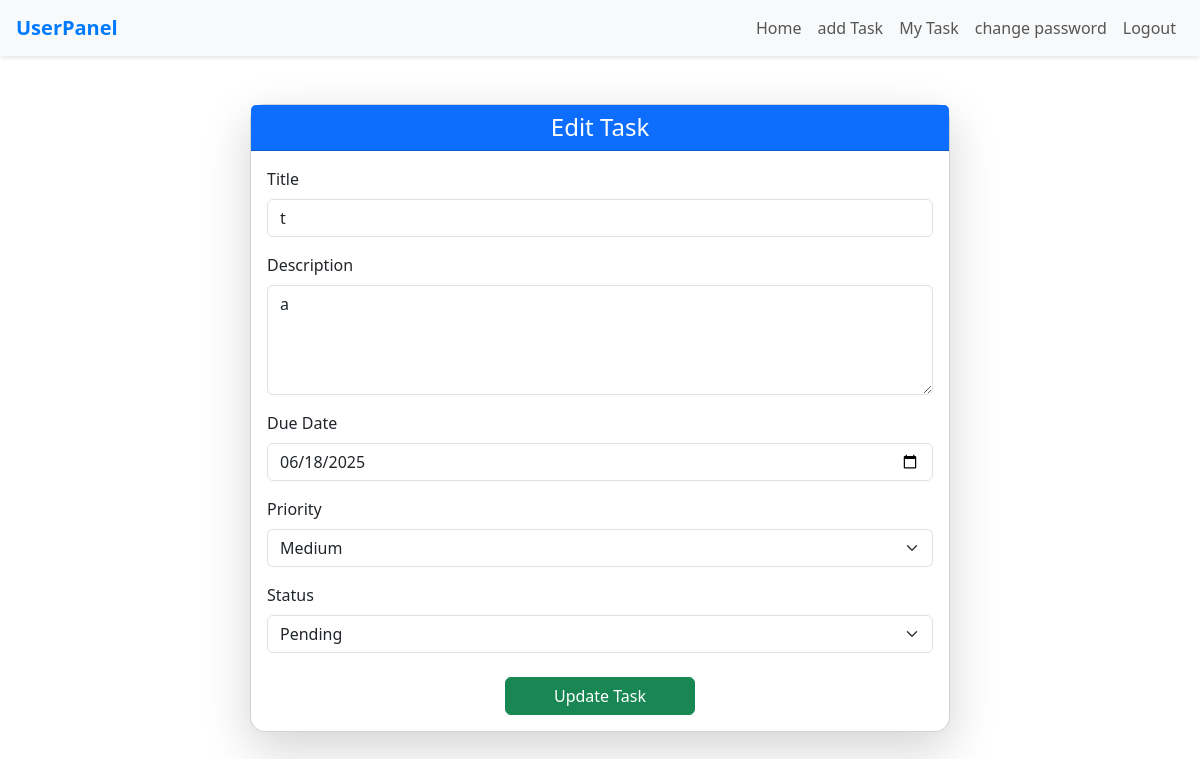
Screenshot of /editTask/9 with the database file from the repository.
### task_app/models.py (models this page shows)
class taskModel(models.Model):
    my=[
        ('pending','Pending'),
        ('in_progress','InProgress'),
        ('completed','Completed'),
    ]
    user = models.ForeignKey(CustumUserModel, on_delete=models.CASCADE, null=True)
    title = models.CharField(max_length=100, null=True)
    description = models.TextField(null=True)
    due_date = models.DateField(null=True)
    priority = models.CharField(choices=[('low','Low'),('medium','Medium'),('high','High')], max_length=100, null=True)
    status = models.CharField(choices=my, max_length=100, null=True)

### task_app/views.py (the view, shortened to what this page needs)
# urls.py: path('editTask/<str:id>', editTask, name='editTask'),
def editTask(request,id):
    taskData = taskModel.objects.get(id=id)
    return render(request, 'editTask.html', {'task': taskData})

### task_app/templates/editTask.html (shortened to what this page needs)
{% extends 'master.html' %}
{% block body %}
<div class="container py-5">
  <div class="card shadow-lg mx-auto" style="max-width: 700px; border-radius: 15px;">
    <div class="card-header bg-primary text-white text-center">
      <h4 class="mb-0">Edit Task</h4>
    </div>
    <div class="card-body">
      <form method="POST">
        <div class="mb-3">
          <label for="title" class="form-label">Title</label>
          <input type="text" class="form-control" id="title" name="title" value="{{task.title}}" placeholder="Enter task title" required>
        </div>
        <div class="mb-3">
          <label for="description" class="form-label">Description</label>
          <textarea class="form-control" id="description" name="description" rows="4" placeholder="Task details...">{{task.description}}</textarea>
        </div>
        <div class="mb-3">
          <label for="due_date" class="form-label">Due Date</label>
          <input type="date" class="form-control" id="due_date" value="{{task.due_date|date:'Y-m-d'}}" name="due_date" required>
        </div>
        <div class="mb-3">
          <label for="priority" class="form-label">Priority</label>
          <select class="form-select" id="priority" name="priority" required>
            <option value="medium" {% if task.priority == 'medium' %}
              selected
            {% endif %}>Medium</option>
          </select>
        </div>
        <div class="mb-4">
          <label for="status" class="form-label">Status</label>
          <select class="form-select" id="status" name="status" required>
            <option value="pending" {% if task.status == 'pending' %}
              selected
            {% endif %}>Pending</option>
          </select>
        </div>
        <div class="text-center">
          <button type="submit" class="btn btn-success px-5">Update Task</button>
        </div>
      </form>
    </div>
  </div>
</div>
{% endblock %}

### rows the page displays
taskModel: title "t", description "a", due_date "06/18/2025", priority "Medium", status "Pending"
